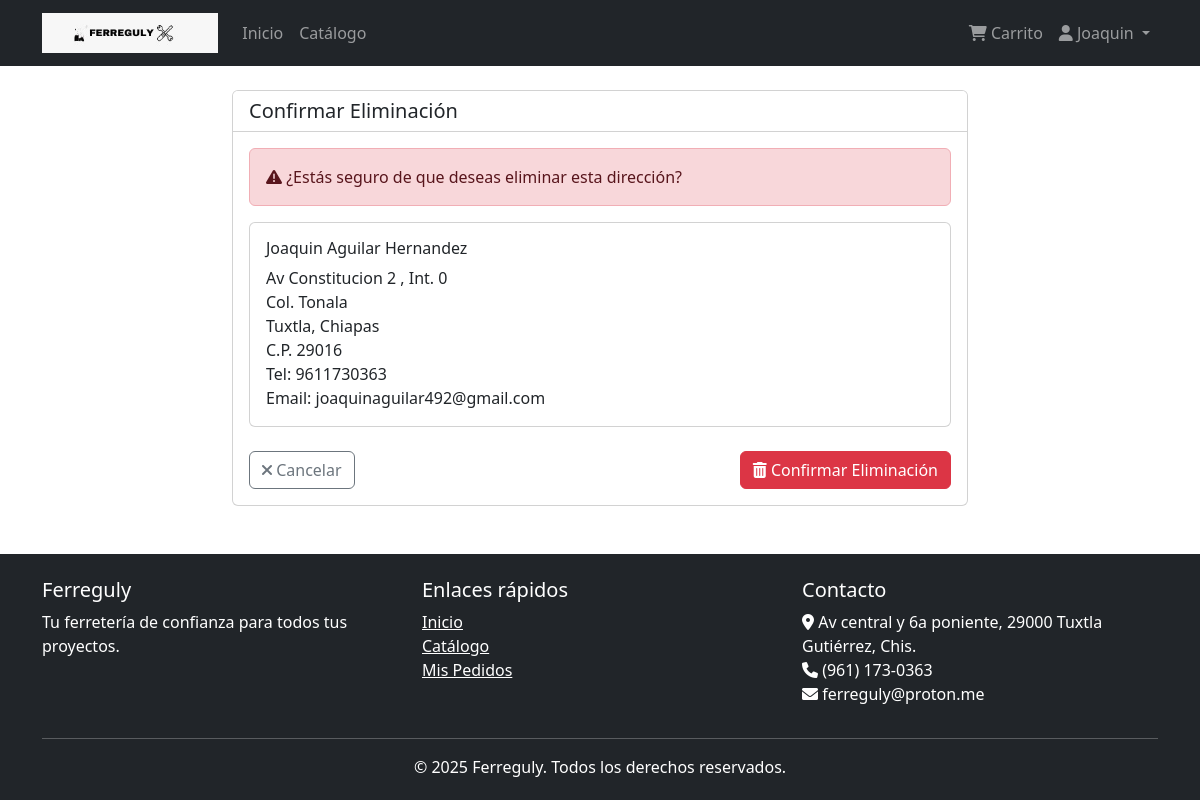
The app's page /usuarios/direcciones/eliminar/1/ (signed in) with its own data.
### usuarios/models.py (models this page shows, shortened)
class Usuario(AbstractBaseUser, PermissionsMixin):
    id_usuario = models.AutoField(primary_key=True)
    nombre = models.CharField(max_length=35)
    apellidos = models.CharField(max_length=50)
    email = models.EmailField(max_length=45, unique=True)
    telefono = models.CharField(max_length=10, null=True, blank=True)
    tipo_usuario = models.CharField(
        max_length=15,
        choices=[('cliente', 'Cliente'), ('administrador', 'Administrador')],
        default='cliente'
    )
    fecha_registro = models.DateTimeField(default=timezone.now)
    activo = models.BooleanField(default=True)
    is_staff = models.BooleanField(default=False)
    is_active = models.BooleanField(default=True)
    USERNAME_FIELD = 'email'
    REQUIRED_FIELDS = ['nombre', 'apellidos']
    objects = UsuarioManager()
    class Meta:
        db_table = 'usuario'
        verbose_name = 'Usuario'
        verbose_name_plural = 'Usuarios'

class Direccion(models.Model):
    id_direccion = models.AutoField(primary_key=True)
    id_usuario = models.ForeignKey(Usuario, on_delete=models.CASCADE, related_name='direcciones')
    nombre = models.CharField(max_length=35)
    apellidos = models.CharField(max_length=50)
    telefono = models.CharField(max_length=10)
    email = models.EmailField(max_length=45)
    calle = models.CharField(max_length=80)
    numero_ext = models.CharField(max_length=10)
    numero_int = models.CharField(max_length=10, null=True, blank=True)
    colonia = models.CharField(max_length=60)
    ciudad = models.CharField(max_length=40)
    estado = models.CharField(max_length=30)
    codigo_postal = models.CharField(max_length=5)
    class Meta:
        db_table = 'direccion'
        verbose_name = 'Dirección'
        verbose_name_plural = 'Direcciones'

### usuarios/views.py (the view, shortened to what this page needs)
# urls.py: path('direcciones/eliminar/<int:pk>/', views.DireccionDeleteView.as_view(), name='direccion_eliminar'),
class DireccionDeleteView(LoginRequiredMixin, DeleteView):
    model = Direccion
    template_name = 'usuarios/direcciones/eliminar.html'
    success_url = reverse_lazy('direcciones_lista')
    def get_queryset(self):
        return Direccion.objects.filter(id_usuario=self.request.user)

### templates/usuarios/direcciones/eliminar.html (shortened to what this page needs)
{% extends 'base.html' %}
{% block content %}
<div class="row justify-content-center">
    <div class="col-md-8">
        <div class="card">
            <div class="card-header bg-white">
                <h5 class="mb-0">Confirmar Eliminación</h5>
            </div>
            <div class="card-body">
                <div class="alert alert-danger">
                    <i class="fas fa-exclamation-triangle"></i> ¿Estás seguro de que deseas eliminar esta dirección?
                </div>
                <div class="card mb-4">
                    <div class="card-body">
                        <h6 class="card-title">{{ object.nombre }} {{ object.apellidos }}</h6>
                        <p class="card-text">
                            {{ object.calle }} {{ object.numero_ext }}
                            {% if object.numero_int %}, Int. {{ object.numero_int }}{% endif %}<br>
                            Col. {{ object.colonia }}<br>
                            {{ object.ciudad }}, {{ object.estado }}<br>
                            C.P. {{ object.codigo_postal }}<br>
                            Tel: {{ object.telefono }}<br>
                            Email: {{ object.email }}
                        </p>
                    </div>
                </div>
                <form method="post">
                    <div class="d-flex justify-content-between">
                        <a href="{% url 'direcciones_lista' %}" class="btn btn-outline-secondary">
                            <i class="fas fa-times"></i> Cancelar
                        </a>
                        <button type="submit" class="btn btn-danger">
                            <i class="fas fa-trash-alt"></i> Confirmar Eliminación
                        </button>
                    </div>
                </form>
            </div>
        </div>
    </div>
</div>
{% endblock %}

### templates/base.html (shortened to what this page needs)
{% load static %}
<!DOCTYPE html>
<html lang="es">
<head>
    <link href="https://cdn.jsdelivr.net/npm/bootstrap@5.3.0-alpha1/dist/css/bootstrap.min.css" rel="stylesheet">
    <link rel="stylesheet" href="https://cdnjs.cloudflare.com/ajax/libs/font-awesome/6.0.0/css/all.min.css">
</head>
<body>
    <nav class="navbar navbar-expand-lg navbar-dark bg-dark">
        <div class="container">
            <a class="navbar-brand" href="{% url 'inicio' %}">
                <img src="{% static 'img/ferreguly.jpeg' %}" alt="Ferreguly Logo" style="height: 40px; width: auto;">
            </a>
            <div class="collapse navbar-collapse" id="navbarNav">
                <ul class="navbar-nav me-auto">
                    <li class="nav-item">
                        <a class="nav-link" href="{% url 'inicio' %}">Inicio</a>
                    </li>
                    <li class="nav-item">
                        <a class="nav-link" href="{% url 'catalogo' %}">Catálogo</a>
                    </li>
                </ul>
                <ul class="navbar-nav">
                    {% if user.is_authenticated %}
                        <li class="nav-item">
                            <a class="nav-link" href="{% url 'carrito_lista' %}">
                                <i class="fas fa-shopping-cart"></i> Carrito
                            </a>
                        </li>
                        <li class="nav-item dropdown">
                            <a class="nav-link dropdown-toggle" href="#" role="button" data-bs-toggle="dropdown">
                                <i class="fas fa-user"></i> {{ user.nombre }}
                            </a>
                        </li>
                    {% endif %}
                </ul>
            </div>
        </div>
    </nav>
    <main class="container my-4">
        {% block content %}{% endblock %}
    </main>
    <footer class="bg-dark text-white py-4 mt-5">
        <div class="container">
            <div class="row">
                <div class="col-md-4">
                    <h5>Ferreguly</h5>
                    <p>Tu ferretería de confianza para todos tus proyectos.</p>
                </div>
                <div class="col-md-4">
                    <h5>Enlaces rápidos</h5>
                    <ul class="list-unstyled">
                        <li><a href="{% url 'inicio' %}" class="text-white">Inicio</a></li>
                        <li><a href="{% url 'catalogo' %}" class="text-white">Catálogo</a></li>
                        {% if user.is_authenticated %}
                            <li><a href="{% url 'pedidos_lista' %}" class="text-white">Mis Pedidos</a></li>
                        {% else %}
                            <li><a href="{% url 'login' %}" class="text-white">Iniciar Sesión</a></li>
                        {% endif %}
                    </ul>
                </div>
                <div class="col-md-4">
                    <h5>Contacto</h5>
                    <address>
                        <i class="fas fa-map-marker-alt"></i> Av central y 6a poniente, 29000 Tuxtla Gutiérrez, Chis.<br>
                        <i class="fas fa-phone"></i> (961) 173-0363<br>
                        <i class="fas fa-envelope"></i> ferreguly@proton.me
                    </address>
                </div>
            </div>
            <hr>
            <div class="row">
                <div class="col-12 text-center">
                    <p class="mb-0">&copy; {% now "Y" %} Ferreguly. Todos los derechos reservados.</p>
                </div>
            </div>
        </div>
    </footer>
</body>
</html>

### records on screen
Usuario: nombre "Joaquin"
Direccion: nombre "Joaquin", apellidos "Aguilar Hernandez", calle "Av Constitucion", numero_ext "2", numero_int "0", colonia "Tonala", ciudad "Tuxtla", estado "Chiapas", codigo_postal "29016", telefono "9611730363", email "joaquinaguilar492@gmail.com"
